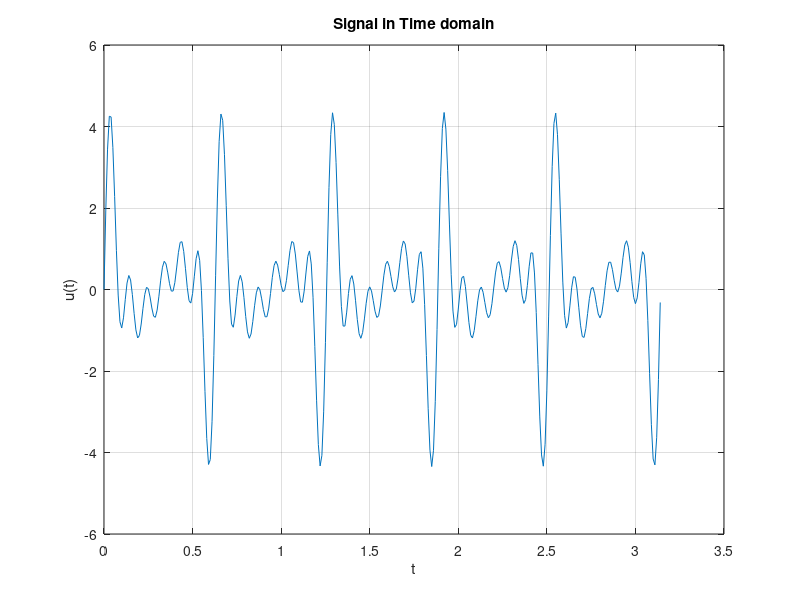

Write MATLAB code to recreate this figure. (Note: this script raises an error after producing the figure.)
% System Identification - Exercise 3 MATLAB, Problem 1

close all

t = 0:0.01:pi;
u = zeros(length(t),1);

for i=20:10:60
    for j=1:length(u)
        u(j) = u(j)+sin(i*t(j));
    end
end

figure(1)
plot(t,u)
title('Signal in Time domain')
xlabel('t')
ylabel('u(t)')

grid on

N = length(u);
omega_n = 0:2*pi/N:2*pi*(N-1)/N;

U = fast_fourier_transform(u, omega_n);

figure(2)
plot(omega_n, abs(U))
grid on
title('Fourier Transform (my implemetation)')
xlabel('\omega')
ylabel('U(\omega)')

figure(3)
U = fft(u);
plot(abs(U))
grid on
title('Fourier Transform (fft( ) implemetation)')
xlabel('\omega')
ylabel('U(\omega)')


function U_N = fast_fourier_transform(u, omega_n)

    N = length(u);

    U_N = zeros(1,N);
    for i=1:N
        for j=1:N
            U_N(i) = U_N(i)+u(j)*exp(-1i*omega_n(i)*(j-1));
        end
    end
end



